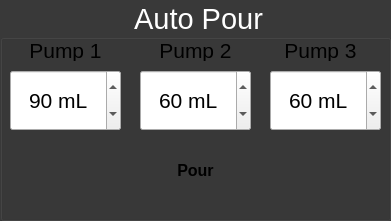
   <widget class="QGroupBox" name="_autoPourGroup">
    <property name="enabled">
     <bool>true</bool>
    </property>
    <property name="geometry">
     <rect>
      <x>400</x>
      <y>80</y>
      <width>391</width>
      <height>221</height>
     </rect>
    </property>
    <property name="palette">
     <palette>
      <active>
       <colorrole role="WindowText">
        <brush brushstyle="SolidPattern">
         <color alpha="255">
          <red>255</red>
          <green>255</green>
          <blue>255</blue>
         </color>
        </brush>
       </colorrole>
       <colorrole role="Button">
        <brush brushstyle="SolidPattern">
         <color alpha="255">
          <red>57</red>
          <green>57</green>
          <blue>57</blue>
         </color>
        </brush>
       </colorrole>
       <colorrole role="Light">
        <brush brushstyle="SolidPattern">
         <color alpha="255">
          <red>86</red>
          <green>86</green>
          <blue>86</blue>
         </color>
        </brush>
       </colorrole>
       <colorrole role="Midlight">
        <brush brushstyle="SolidPattern">
         <color alpha="255">
          <red>71</red>
          <green>71</green>
          <blue>71</blue>
         </color>
        </brush>
       </colorrole>
       <colorrole role="Dark">
        <brush brushstyle="SolidPattern">
         <color alpha="255">
          <red>28</red>
          <green>28</green>
          <blue>28</blue>
         </color>
        </brush>
       </colorrole>
       <colorrole role="Mid">
        <brush brushstyle="SolidPattern">
         <color alpha="255">
          <red>38</red>
          <green>38</green>
          <blue>38</blue>
         </color>
        </brush>
       </colorrole>
       <colorrole role="Text">
        <brush brushstyle="SolidPattern">
         <color alpha="255">
          <red>255</red>
          <green>255</green>
          <blue>255</blue>
         </color>
        </brush>
       </colorrole>
       <colorrole role="BrightText">
        <brush brushstyle="SolidPattern">
         <color alpha="255">
          <red>255</red>
          <green>255</green>
          <blue>255</blue>
         </color>
        </brush>
       </colorrole>
       <colorrole role="ButtonText">
        <brush brushstyle="SolidPattern">
         <color alpha="255">
          <red>255</red>
          <green>255</green>
          <blue>255</blue>
         </color>
        </brush>
       </colorrole>
       <colorrole role="Base">
        <brush brushstyle="SolidPattern">
         <color alpha="255">
          <red>0</red>
          <green>0</green>
          <blue>0</blue>
         </color>
        </brush>
       </colorrole>
       <colorrole role="Window">
        <brush brushstyle="SolidPattern">
         <color alpha="255">
          <red>57</red>
          <green>57</green>
          <blue>57</blue>
         </color>
        </brush>
       </colorrole>
       <colorrole role="Shadow">
        <brush brushstyle="SolidPattern">
         <color alpha="255">
          <red>0</red>
          <green>0</green>
          <blue>0</blue>
         </color>
        </brush>
       </colorrole>
       <colorrole role="HighlightedText">
        <brush brushstyle="SolidPattern">
         <color alpha="255">
          <red>240</red>
          <green>240</green>
          <blue>240</blue>
         </color>
        </brush>
       </colorrole>
       <colorrole role="AlternateBase">
        <brush brushstyle="SolidPattern">
         <color alpha="255">
          <red>28</red>
          <green>28</green>
          <blue>28</blue>
         </color>
        </brush>
       </colorrole>
       <colorrole role="ToolTipBase">
        <brush brushstyle="SolidPattern">
         <color alpha="255">
          <red>255</red>
          <green>255</green>
          <blue>220</blue>
         </color>
        </brush>
       </colorrole>
       <colorrole role="ToolTipText">
        <brush brushstyle="SolidPattern">
         <color alpha="255">
          <red>0</red>
          <green>0</green>
          <blue>0</blue>
         </color>
        </brush>
       </colorrole>
      </active>
      <inactive>
       <colorrole role="WindowText">
        <brush brushstyle="SolidPattern">
         <color alpha="255">
          <red>255</red>
          <green>255</green>
          <blue>255</blue>
         </color>
        </brush>
       </colorrole>
       <colorrole role="Button">
        <brush brushstyle="SolidPattern">
         <color alpha="255">
          <red>57</red>
          <green>57</green>
          <blue>57</blue>
         </color>
        </brush>
       </colorrole>
       <colorrole role="Light">
        <brush brushstyle="SolidPattern">
         <color alpha="255">
          <red>86</red>
          <green>86</green>
          <blue>86</blue>
         </color>
        </brush>
       </colorrole>
       <colorrole role="Midlight">
        <brush brushstyle="SolidPattern">
         <color alpha="255">
          <red>71</red>
          <green>71</green>
          <blue>71</blue>
         </color>
        </brush>
       </colorrole>
       <colorrole role="Dark">
        <brush brushstyle="SolidPattern">
         <color alpha="255">
          <red>28</red>
          <green>28</green>
          <blue>28</blue>
         </color>
        </brush>
       </colorrole>
       <colorrole role="Mid">
        <brush brushstyle="SolidPattern">
         <color alpha="255">
          <red>38</red>
          <green>38</green>
          <blue>38</blue>
         </color>
        </brush>
       </colorrole>
       <colorrole role="Text">
        <brush brushstyle="SolidPattern">
         <color alpha="255">
          <red>255</red>
          <green>255</green>
          <blue>255</blue>
         </color>
        </brush>
       </colorrole>
       <colorrole role="BrightText">
        <brush brushstyle="SolidPattern">
         <color alpha="255">
          <red>255</red>
          <green>255</green>
          <blue>255</blue>
         </color>
        </brush>
       </colorrole>
       <colorrole role="ButtonText">
        <brush brushstyle="SolidPattern">
         <color alpha="255">
          <red>255</red>
          <green>255</green>
          <blue>255</blue>
         </color>
        </brush>
       </colorrole>
       <colorrole role="Base">
        <brush brushstyle="SolidPattern">
         <color alpha="255">
          <red>0</red>
          <green>0</green>
          <blue>0</blue>
         </color>
        </brush>
       </colorrole>
       <colorrole role="Window">
        <brush brushstyle="SolidPattern">
         <color alpha="255">
          <red>57</red>
          <green>57</green>
          <blue>57</blue>
         </color>
        </brush>
       </colorrole>
       <colorrole role="Shadow">
        <brush brushstyle="SolidPattern">
         <color alpha="255">
          <red>0</red>
          <green>0</green>
          <blue>0</blue>
         </color>
        </brush>
       </colorrole>
       <colorrole role="HighlightedText">
        <brush brushstyle="SolidPattern">
         <color alpha="255">
          <red>255</red>
          <green>255</green>
          <blue>255</blue>
         </color>
        </brush>
       </colorrole>
       <colorrole role="AlternateBase">
        <brush brushstyle="SolidPattern">
         <color alpha="255">
          <red>28</red>
          <green>28</green>
          <blue>28</blue>
         </color>
        </brush>
       </colorrole>
       <colorrole role="ToolTipBase">
        <brush brushstyle="SolidPattern">
         <color alpha="255">
          <red>255</red>
          <green>255</green>
          <blue>220</blue>
         </color>
        </brush>
       </colorrole>
       <colorrole role="ToolTipText">
        <brush brushstyle="SolidPattern">
         <color alpha="255">
          <red>0</red>
          <green>0</green>
          <blue>0</blue>
         </color>
        </brush>
       </colorrole>
      </inactive>
      <disabled>
       <colorrole role="WindowText">
        <brush brushstyle="SolidPattern">
         <color alpha="255">
          <red>28</red>
          <green>28</green>
          <blue>28</blue>
         </color>
        </brush>
       </colorrole>
       <colorrole role="Button">
        <brush brushstyle="SolidPattern">
         <color alpha="255">
          <red>57</red>
          <green>57</green>
          <blue>57</blue>
         </color>
        </brush>
       </colorrole>
       <colorrole role="Light">
        <brush brushstyle="SolidPattern">
         <color alpha="255">
          <red>86</red>
          <green>86</green>
          <blue>86</blue>
         </color>
        </brush>
       </colorrole>
       <colorrole role="Midlight">
        <brush brushstyle="SolidPattern">
         <color alpha="255">
          <red>71</red>
          <green>71</green>
          <blue>71</blue>
         </color>
        </brush>
       </colorrole>
       <colorrole role="Dark">
        <brush brushstyle="SolidPattern">
         <color alpha="255">
          <red>28</red>
          <green>28</green>
          <blue>28</blue>
         </color>
        </brush>
       </colorrole>
       <colorrole role="Mid">
        <brush brushstyle="SolidPattern">
         <color alpha="255">
          <red>38</red>
          <green>38</green>
          <blue>38</blue>
         </color>
        </brush>
       </colorrole>
       <colorrole role="Text">
        <brush brushstyle="SolidPattern">
         <color alpha="255">
          <red>28</red>
          <green>28</green>
          <blue>28</blue>
         </color>
        </brush>
       </colorrole>
       <colorrole role="BrightText">
        <brush brushstyle="SolidPattern">
         <color alpha="255">
          <red>255</red>
          <green>255</green>
          <blue>255</blue>
         </color>
        </brush>
       </colorrole>
       <colorrole role="ButtonText">
        <brush brushstyle="SolidPattern">
         <color alpha="255">
          <red>28</red>
          <green>28</green>
          <blue>28</blue>
         </color>
        </brush>
       </colorrole>
       <colorrole role="Base">
        <brush brushstyle="SolidPattern">
         <color alpha="255">
          <red>57</red>
          <green>57</green>
          <blue>57</blue>
         </color>
        </brush>
       </colorrole>
       <colorrole role="Window">
        <brush brushstyle="SolidPattern">
         <color alpha="255">
          <red>57</red>
          <green>57</green>
          <blue>57</blue>
         </color>
        </brush>
       </colorrole>
       <colorrole role="Shadow">
        <brush brushstyle="SolidPattern">
         <color alpha="255">
          <red>0</red>
          <green>0</green>
          <blue>0</blue>
         </color>
        </brush>
       </colorrole>
       <colorrole role="HighlightedText">
        <brush brushstyle="SolidPattern">
         <color alpha="255">
          <red>240</red>
          <green>240</green>
          <blue>240</blue>
         </color>
        </brush>
       </colorrole>
       <colorrole role="AlternateBase">
        <brush brushstyle="SolidPattern">
         <color alpha="255">
          <red>57</red>
          <green>57</green>
          <blue>57</blue>
         </color>
        </brush>
       </colorrole>
       <colorrole role="ToolTipBase">
        <brush brushstyle="SolidPattern">
         <color alpha="255">
          <red>255</red>
          <green>255</green>
          <blue>220</blue>
         </color>
        </brush>
       </colorrole>
       <colorrole role="ToolTipText">
        <brush brushstyle="SolidPattern">
         <color alpha="255">
          <red>0</red>
          <green>0</green>
          <blue>0</blue>
         </color>
        </brush>
       </colorrole>
      </disabled>
     </palette>
    </property>
    <property name="font">
     <font>
      <family>Helvetica Neue</family>
      <pointsize>22</pointsize>
      <bold>false</bold>
     </font>
    </property>
    <property name="autoFillBackground">
     <bool>true</bool>
    </property>
    <property name="styleSheet">
     <string notr="true">QGroupBox::title { color: rgb(255, 255, 255); }</string>
    </property>
    <property name="title">
     <string>Auto Pour</string>
    </property>
    <property name="alignment">
     <set>Qt::AlignCenter</set>
    </property>
    <widget class="QDoubleSpinBox" name="_pump1PourSpinbox">
     <property name="geometry">
      <rect>
       <x>10</x>
       <y>70</y>
       <width>111</width>
       <height>61</height>
      </rect>
     </property>
     <property name="font">
      <font>
       <pointsize>16</pointsize>
      </font>
     </property>
     <property name="alignment">
      <set>Qt::AlignCenter</set>
     </property>
     <property name="suffix">
      <string> mL</string>
     </property>
     <property name="decimals">
      <number>0</number>
     </property>
     <property name="minimum">
      <double>0.000000000000000</double>
     </property>
     <property name="maximum">
      <double>750.000000000000000</double>
     </property>
     <property name="singleStep">
      <double>1.000000000000000</double>
     </property>
     <property name="value">
      <double>90.000000000000000</double>
     </property>
    </widget>
    <widget class="QDoubleSpinBox" name="_pump2PourSpinbox">
     <property name="geometry">
      <rect>
       <x>140</x>
       <y>70</y>
       <width>111</width>
       <height>61</height>
      </rect>
     </property>
     <property name="font">
      <font>
       <pointsize>16</pointsize>
      </font>
     </property>
     <property name="alignment">
      <set>Qt::AlignCenter</set>
     </property>
     <property name="suffix">
      <string> mL</string>
     </property>
     <property name="decimals">
      <number>0</number>
     </property>
     <property name="minimum">
      <double>0.000000000000000</double>
     </property>
     <property name="maximum">
      <double>750.000000000000000</double>
     </property>
     <property name="singleStep">
      <double>1.000000000000000</double>
     </property>
     <property name="value">
      <double>60.000000000000000</double>
     </property>
    </widget>
    <widget class="QDoubleSpinBox" name="_pump3PourSpinbox">
     <property name="geometry">
      <rect>
       <x>270</x>
       <y>70</y>
       <width>111</width>
       <height>61</height>
      </rect>
     </property>
     <property name="font">
      <font>
       <pointsize>16</pointsize>
      </font>
     </property>
     <property name="alignment">
      <set>Qt::AlignCenter</set>
     </property>
     <property name="suffix">
      <string> mL</string>
     </property>
     <property name="decimals">
      <number>0</number>
     </property>
     <property name="minimum">
      <double>0.000000000000000</double>
     </property>
     <property name="maximum">
      <double>750.000000000000000</double>
     </property>
     <property name="singleStep">
      <double>1.000000000000000</double>
     </property>
     <property name="value">
      <double>60.000000000000000</double>
     </property>
    </widget>
    <widget class="QPushButton" name="_pourCustomDrinkButton">
     <property name="geometry">
      <rect>
       <x>10</x>
       <y>140</y>
       <width>371</width>
       <height>61</height>
      </rect>
     </property>
     <property name="sizePolicy">
      <sizepolicy hsizetype="Fixed" vsizetype="Fixed">
       <horstretch>0</horstretch>
       <verstretch>0</verstretch>
      </sizepolicy>
     </property>
     <property name="palette">
      <palette>
       <active>
        <colorrole role="WindowText">
         <brush brushstyle="SolidPattern">
          <color alpha="255">
           <red>0</red>
           <green>0</green>
           <blue>0</blue>
          </color>
         </brush>
        </colorrole>
        <colorrole role="Button">
         <brush brushstyle="SolidPattern">
          <color alpha="255">
           <red>191</red>
           <green>191</green>
           <blue>191</blue>
          </color>
         </brush>
        </colorrole>
        <colorrole role="Light">
         <brush brushstyle="SolidPattern">
          <color alpha="255">
           <red>255</red>
           <green>255</green>
           <blue>255</blue>
          </color>
         </brush>
        </colorrole>
        <colorrole role="Midlight">
         <brush brushstyle="SolidPattern">
          <color alpha="255">
           <red>223</red>
           <green>223</green>
           <blue>223</blue>
          </color>
         </brush>
        </colorrole>
        <colorrole role="Dark">
         <brush brushstyle="SolidPattern">
          <color alpha="255">
           <red>95</red>
           <green>95</green>
           <blue>95</blue>
          </color>
         </brush>
        </colorrole>
        <colorrole role="Mid">
         <brush brushstyle="SolidPattern">
          <color alpha="255">
           <red>127</red>
           <green>127</green>
           <blue>127</blue>
          </color>
         </brush>
        </colorrole>
        <colorrole role="Text">
         <brush brushstyle="SolidPattern">
          <color alpha="255">
           <red>0</red>
           <green>0</green>
           <blue>0</blue>
          </color>
         </brush>
        </colorrole>
        <colorrole role="BrightText">
         <brush brushstyle="SolidPattern">
          <color alpha="255">
           <red>255</red>
           <green>255</green>
           <blue>255</blue>
          </color>
         </brush>
        </colorrole>
        <colorrole role="ButtonText">
         <brush brushstyle="SolidPattern">
          <color alpha="255">
           <red>0</red>
           <green>0</green>
           <blue>0</blue>
          </color>
         </brush>
        </colorrole>
        <colorrole role="Base">
         <brush brushstyle="SolidPattern">
          <color alpha="255">
           <red>191</red>
           <green>191</green>
           <blue>191</blue>
          </color>
         </brush>
        </colorrole>
        <colorrole role="Window">
         <brush brushstyle="SolidPattern">
          <color alpha="255">
           <red>191</red>
           <green>191</green>
           <blue>191</blue>
          </color>
         </brush>
        </colorrole>
        <colorrole role="Shadow">
         <brush brushstyle="SolidPattern">
          <color alpha="255">
           <red>0</red>
           <green>0</green>
           <blue>0</blue>
          </color>
         </brush>
        </colorrole>
        <colorrole role="AlternateBase">
         <brush brushstyle="SolidPattern">
          <color alpha="255">
           <red>223</red>
           <green>223</green>
           <blue>223</blue>
          </color>
         </brush>
        </colorrole>
        <colorrole role="ToolTipBase">
         <brush brushstyle="SolidPattern">
          <color alpha="255">
           <red>255</red>
           <green>255</green>
           <blue>220</blue>
          </color>
         </brush>
        </colorrole>
        <colorrole role="ToolTipText">
         <brush brushstyle="SolidPattern">
          <color alpha="255">
           <red>0</red>
           <green>0</green>
           <blue>0</blue>
          </color>
         </brush>
        </colorrole>
       </active>
       <inactive>
        <colorrole role="WindowText">
         <brush brushstyle="SolidPattern">
          <color alpha="255">
           <red>0</red>
           <green>0</green>
           <blue>0</blue>
          </color>
         </brush>
        </colorrole>
        <colorrole role="Button">
         <brush brushstyle="SolidPattern">
          <color alpha="255">
           <red>191</red>
           <green>191</green>
           <blue>191</blue>
          </color>
         </brush>
        </colorrole>
        <colorrole role="Light">
         <brush brushstyle="SolidPattern">
          <color alpha="255">
           <red>255</red>
           <green>255</green>
           <blue>255</blue>
          </color>
         </brush>
        </colorrole>
        <colorrole role="Midlight">
         <brush brushstyle="SolidPattern">
          <color alpha="255">
           <red>223</red>
           <green>223</green>
           <blue>223</blue>
          </color>
         </brush>
        </colorrole>
        <colorrole role="Dark">
         <brush brushstyle="SolidPattern">
          <color alpha="255">
           <red>95</red>
           <green>95</green>
           <blue>95</blue>
          </color>
         </brush>
        </colorrole>
        <colorrole role="Mid">
         <brush brushstyle="SolidPattern">
          <color alpha="255">
           <red>127</red>
           <green>127</green>
           <blue>127</blue>
          </color>
         </brush>
        </colorrole>
        <colorrole role="Text">
         <brush brushstyle="SolidPattern">
          <color alpha="255">
           <red>0</red>
           <green>0</green>
           <blue>0</blue>
          </color>
         </brush>
        </colorrole>
        <colorrole role="BrightText">
         <brush brushstyle="SolidPattern">
          <color alpha="255">
           <red>255</red>
           <green>255</green>
           <blue>255</blue>
          </color>
         </brush>
        </colorrole>
        <colorrole role="ButtonText">
         <brush brushstyle="SolidPattern">
          <color alpha="255">
           <red>0</red>
           <green>0</green>
           <blue>0</blue>
          </color>
         </brush>
        </colorrole>
        <colorrole role="Base">
         <brush brushstyle="SolidPattern">
          <color alpha="255">
           <red>191</red>
           <green>191</green>
           <blue>191</blue>
          </color>
         </brush>
        </colorrole>
        <colorrole role="Window">
         <brush brushstyle="SolidPattern">
          <color alpha="255">
           <red>191</red>
           <green>191</green>
           <blue>191</blue>
          </color>
         </brush>
        </colorrole>
        <colorrole role="Shadow">
         <brush brushstyle="SolidPattern">
          <color alpha="255">
           <red>0</red>
           <green>0</green>
           <blue>0</blue>
          </color>
         </brush>
        </colorrole>
        <colorrole role="AlternateBase">
         <brush brushstyle="SolidPattern">
          <color alpha="255">
           <red>223</red>
           <green>223</green>
           <blue>223</blue>
          </color>
         </brush>
        </colorrole>
        <colorrole role="ToolTipBase">
         <brush brushstyle="SolidPattern">
          <color alpha="255">
           <red>255</red>
           <green>255</green>
           <blue>220</blue>
          </color>
         </brush>
        </colorrole>
        <colorrole role="ToolTipText">
         <brush brushstyle="SolidPattern">
          <color alpha="255">
           <red>0</red>
           <green>0</green>
           <blue>0</blue>
          </color>
         </brush>
        </colorrole>
       </inactive>
       <disabled>
        <colorrole role="WindowText">
         <brush brushstyle="SolidPattern">
          <color alpha="255">
           <red>95</red>
           <green>95</green>
           <blue>95</blue>
          </color>
         </brush>
        </colorrole>
        <colorrole role="Button">
         <brush brushstyle="SolidPattern">
          <color alpha="255">
           <red>43</red>
           <green>43</green>
           <blue>43</blue>
          </color>
         </brush>
        </colorrole>
        <colorrole role="Light">
         <brush brushstyle="SolidPattern">
          <color alpha="255">
           <red>255</red>
           <green>255</green>
           <blue>255</blue>
          </color>
         </brush>
        </colorrole>
        <colorrole role="Midlight">
         <brush brushstyle="SolidPattern">
          <color alpha="255">
           <red>223</red>
           <green>223</green>
           <blue>223</blue>
          </color>
         </brush>
        </colorrole>
        <colorrole role="Dark">
         <brush brushstyle="SolidPattern">
          <color alpha="255">
           <red>95</red>
           <green>95</green>
           <blue>95</blue>
          </color>
         </brush>
        </colorrole>
        <colorrole role="Mid">
         <brush brushstyle="SolidPattern">
          <color alpha="255">
           <red>127</red>
           <green>127</green>
           <blue>127</blue>
          </color>
         </brush>
        </colorrole>
        <colorrole role="Text">
         <brush brushstyle="SolidPattern">
          <color alpha="255">
           <red>95</red>
           <green>95</green>
           <blue>95</blue>
          </color>
         </brush>
        </colorrole>
        <colorrole role="BrightText">
         <brush brushstyle="SolidPattern">
          <color alpha="255">
           <red>255</red>
           <green>255</green>
           <blue>255</blue>
          </color>
         </brush>
        </colorrole>
        <colorrole role="ButtonText">
         <brush brushstyle="SolidPattern">
          <color alpha="255">
           <red>95</red>
           <green>95</green>
           <blue>95</blue>
          </color>
         </brush>
        </colorrole>
        <colorrole role="Base">
         <brush brushstyle="SolidPattern">
          <color alpha="255">
           <red>43</red>
           <green>43</green>
           <blue>43</blue>
          </color>
         </brush>
        </colorrole>
        <colorrole role="Window">
         <brush brushstyle="SolidPattern">
          <color alpha="255">
           <red>43</red>
           <green>43</green>
           <blue>43</blue>
          </color>
         </brush>
        </colorrole>
        <colorrole role="Shadow">
         <brush brushstyle="SolidPattern">
          <color alpha="255">
           <red>0</red>
           <green>0</green>
           <blue>0</blue>
          </color>
         </brush>
        </colorrole>
        <colorrole role="AlternateBase">
         <brush brushstyle="SolidPattern">
          <color alpha="255">
           <red>191</red>
           <green>191</green>
           <blue>191</blue>
          </color>
         </brush>
        </colorrole>
        <colorrole role="ToolTipBase">
         <brush brushstyle="SolidPattern">
          <color alpha="255">
           <red>255</red>
           <green>255</green>
           <blue>220</blue>
          </color>
         </brush>
        </colorrole>
        <colorrole role="ToolTipText">
         <brush brushstyle="SolidPattern">
          <color alpha="255">
           <red>0</red>
           <green>0</green>
           <blue>0</blue>
          </color>
         </brush>
        </colorrole>
       </disabled>
      </palette>
     </property>
     <property name="font">
      <font>
       <pointsize>12</pointsize>
       <bold>true</bold>
      </font>
     </property>
     <property name="autoFillBackground">
      <bool>false</bool>
     </property>
     <property name="text">
      <string>Pour</string>
     </property>
     <property name="flat">
      <bool>true</bool>
     </property>
    </widget>
    <widget class="QLabel" name="label_10">
     <property name="geometry">
      <rect>
       <x>20</x>
       <y>40</y>
       <width>91</width>
       <height>21</height>
      </rect>
     </property>
     <property name="font">
      <font>
       <pointsize>16</pointsize>
      </font>
     </property>
     <property name="text">
      <string>Pump 1</string>
     </property>
     <property name="alignment">
      <set>Qt::AlignCenter</set>
     </property>
    </widget>
    <widget class="QLabel" name="label_8">
     <property name="geometry">
      <rect>
       <x>150</x>
       <y>40</y>
       <width>91</width>
       <height>21</height>
      </rect>
     </property>
     <property name="font">
      <font>
       <pointsize>16</pointsize>
      </font>
     </property>
     <property name="text">
      <string>Pump 2</string>
     </property>
     <property name="alignment">
      <set>Qt::AlignCenter</set>
     </property>
    </widget>
    <widget class="QLabel" name="label_9">
     <property name="geometry">
      <rect>
       <x>280</x>
       <y>40</y>
       <width>81</width>
       <height>21</height>
      </rect>
     </property>
     <property name="font">
      <font>
       <pointsize>16</pointsize>
      </font>
     </property>
     <property name="text">
      <string>Pump 3</string>
     </property>
     <property name="alignment">
      <set>Qt::AlignCenter</set>
     </property>
    </widget>
   </widget>
